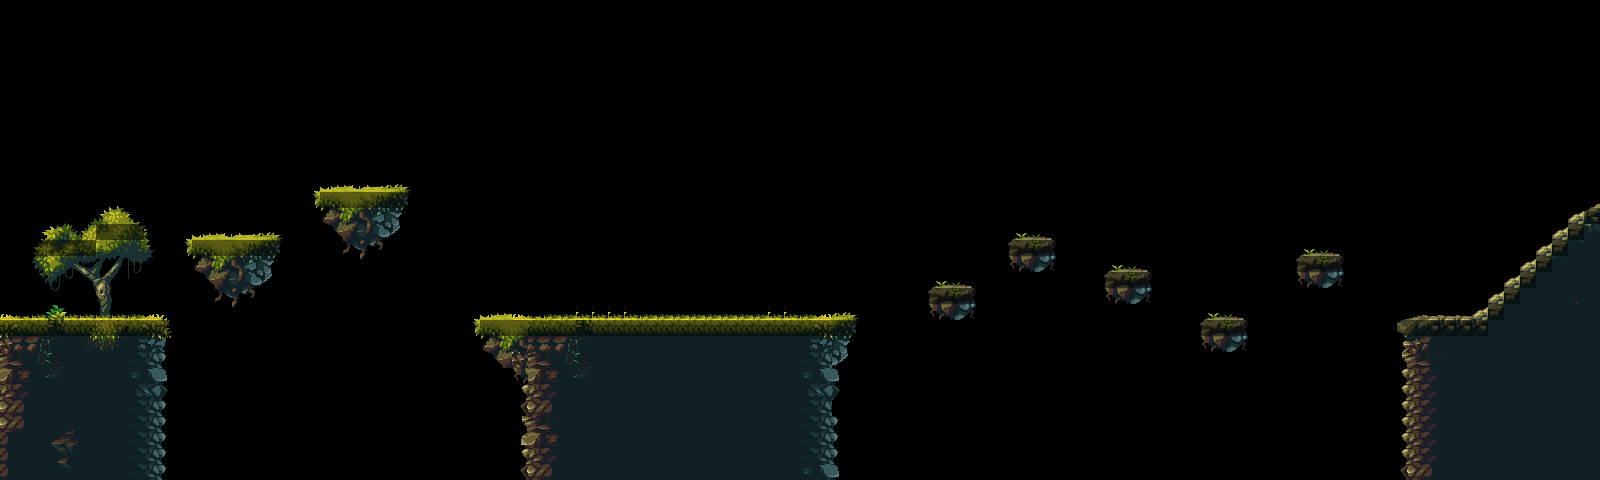

A 2D game scene composited from a Tiled map and its tileset images. What follows is a short description and the map's XML, with each tile layer's data collapsed to a summary:
An orthogonal 100x30 tile map with 16x16 px tiles, 2 tile layers (Capa de Patrones 1, Capa de patrones 2).

<map version="1.0" orientation="orthogonal" renderorder="right-down" width="100" height="30" tilewidth="16" tileheight="16" nextobjectid="1">
 <tileset firstgid="1" name="tileset" tilewidth="16" tileheight="16" tilecount="1160" columns="58">
  <image source="GDM-Magic-Cliffs-Environment/PNG/tileset.png" width="928" height="320" />
 </tileset>
 <layer name="Capa de Patrones 1" width="100" height="30">
  <data>[3000 cells, 795 non-empty, 217 distinct tile ids]</data>
 </layer>
 <layer name="Capa de patrones 2" width="100" height="30" opacity="0.5">
  <data>[3000 cells, 82 non-empty, 1 distinct tile ids]</data>
 </layer>
</map>
